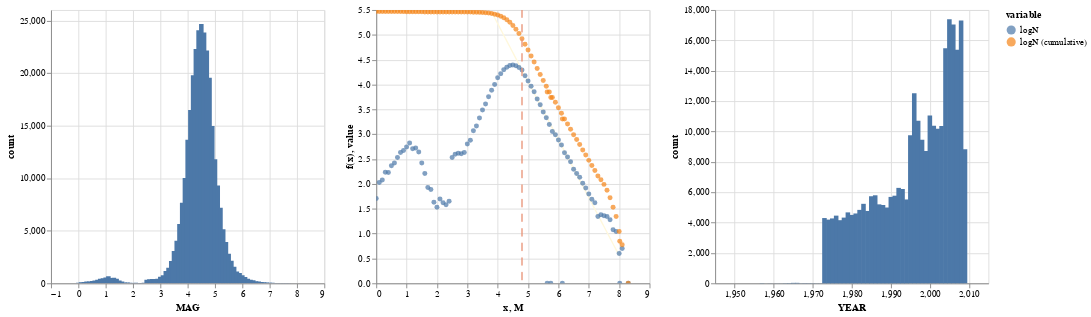

This figure's notebook cell:
### Code cell
hist_MN | GR_line + (GR_chart+rule) | hist_NY

### Figure 1 — Vega-Lite specification as saved in the notebook (floating-point values rounded to 4 significant figures; data arrays with more than 128 entries replaced by an {"elided": "..."} marker saying what was removed)
{"usermeta": {"embedOptions": {"theme": "dark"}}, "config": {"view": {"continuousWidth": 300, "continuousHeight": 300}}, "hconcat": [{"data": {"name": "data-32fe0dcd6aaa66e63adf9240b1e12165"}, "mark": {"type": "bar"}, "encoding": {"x": {"field": "MAG", "type": "quantitative"}, "y": {"field": "count", "type": "quantitative"}}, "name": "view_4"}, {"layer": [{"data": {"name": "data-9573f238f9dcb9218062b47f23acd404"}, "mark": {"type": "line", "color": "cornsilk", "strokeWidth": 1.5}, "encoding": {"x": {"field": "x", "type": "quantitative"}, "y": {"field": "f(x)", "type": "quantitative"}}}, {"layer": [{"data": {"name": "data-17e4c963fc43bab86a7af4220c8dbe5c"}, "mark": {"type": "point", "filled": true}, "encoding": {"color": {"field": "variable", "type": "nominal"}, "x": {"field": "M", "scale": {"domain": [0, 9]}, "type": "quantitative"}, "y": {"field": "value", "type": "quantitative"}}, "name": "view_3"}, {"data": {"name": "data-3cf48a44467824b65f588182b71f8d8e"}, "mark": {"type": "rule", "color": "darksalmon", "strokeCap": "round", "strokeDash": [8, 8], "strokeWidth": 1.5}, "encoding": {"x": {"field": "M", "type": "quantitative"}}}]}]}, {"data": {"name": "data-ab6bfabbe5b80e87f26665d43ba62953"}, "mark": {"type": "bar"}, "encoding": {"x": {"field": "YEAR", "type": "quantitative"}, "y": {"field": "count", "type": "quantitative"}}}], "params": [{"name": "param_3", "select": {"type": "interval", "encodings": ["x", "y"]}, "bind": "scales", "views": ["view_4"]}, {"name": "param_4", "select": {"type": "interval", "encodings": ["x", "y"]}, "bind": "scales", "views": ["view_3"]}], "$schema": "https://vega.github.io/schema/vega-lite/v5.20.1.json", "datasets": {"data-32fe0dcd6aaa66e63adf9240b1e12165": [{"MAG": 4.5, "count": 24673}, {"MAG": 4.4, "count": 24071}, {"MAG": 4.6, "count": 23862}, {"MAG": 4.3, "count": 22302}, {"MAG": 4.7, "count": 22155}, {"MAG": 4.2, "count": 19788}, {"MAG": 4.8, "count": 19559}, {"MAG": 4.1, "count": 16488}, {"MAG": 4.9, "count": 14976}, {"MAG": 4.0, "count": 13647}, {"MAG": 5.0, "count": 11810}, {"MAG": 3.9, "count": 10012}, {"MAG": 5.1, "count": 9297}, {"MAG": 3.8, "count": 7656}, {"MAG": 5.2, "count": 7179}, {"MAG": 3.7, "count": 5653}, {"MAG": 5.3, "count": 5137}, {"MAG": 3.6, "count": 4059}, {"MAG": 5.4, "count": 3934}, {"MAG": 3.5, "count": 3083}, {"MAG": 5.5, "count": 2818}, {"MAG": 5.6, "count": 2139}, {"MAG": 3.4, "count": 2118}, {"MAG": 5.7, "count": 1575}, {"MAG": 3.3, "count": 1471}, {"MAG": 3.2, "count": 1179}, {"MAG": 5.8, "count": 1135}, {"MAG": 5.9, "count": 974}, {"MAG": 6.0, "count": 767}, {"MAG": 3.1, "count": 761}, {"MAG": 1.1, "count": 664}, {"MAG": 3.0, "count": 637}, {"MAG": 6.1, "count": 606}, {"MAG": 1.0, "count": 552}, {"MAG": 1.3, "count": 530}, {"MAG": 1.2, "count": 513}, {"MAG": 0.9, "count": 473}, {"MAG": 1.4, "count": 441}, {"MAG": 2.9, "count": 429}, {"MAG": 0.8, "count": 427}, {"MAG": 6.2, "count": 424}, {"MAG": 2.7, "count": 416}, {"MAG": 2.8, "count": 404}, {"MAG": 2.6, "count": 395}, {"MAG": 6.3, "count": 350}, {"MAG": 2.5, "count": 342}, {"MAG": 0.7, "count": 341}, {"MAG": 6.4, "count": 281}, {"MAG": 0.6, "count": 264}, {"MAG": 1.5, "count": 263}, {"MAG": 0.5, "count": 232}, {"MAG": 6.5, "count": 198}, {"MAG": 0.3, "count": 172}, {"MAG": 0.4, "count": 169}, {"MAG": 6.6, "count": 163}, {"MAG": 1.6, "count": 162}, {"MAG": 6.7, "count": 136}, {"MAG": 0.2, "count": 120}, {"MAG": 0.1, "count": 107}, {"MAG": 6.8, "count": 103}, {"MAG": 1.7, "count": 85}, {"MAG": 6.9, "count": 83}, {"MAG": 1.8, "count": 77}, {"MAG": 7.0, "count": 63}, {"MAG": 0.0, "count": 51}, {"MAG": 2.1, "count": 50}, {"MAG": 7.1, "count": 49}, {"MAG": 2.4, "count": 45}, {"MAG": 1.9, "count": 43}, {"MAG": 2.2, "count": 42}, {"MAG": 7.2, "count": 42}, {"MAG": 2.3, "count": 38}, {"MAG": 2.0, "count": 34}, {"MAG": 7.4, "count": 24}, {"MAG": 7.5, "count": 23}, {"MAG": 7.6, "count": 22}, {"MAG": 7.3, "count": 22}, {"MAG": 7.7, "count": 19}, {"MAG": 7.8, "count": 12}, {"MAG": 7.9, "count": 11}, {"MAG": 8.1, "count": 5}, {"MAG": 8.0, "count": 4}, {"MAG": 6.13, "count": 1}, {"MAG": 5.63, "count": 1}, {"MAG": 5.75, "count": 1}, {"MAG": 8.02, "count": 1}, {"MAG": 8.3, "count": 1}], "data-9573f238f9dcb9218062b47f23acd404": [{"x": 3.8, "f(x)": 5.458}, {"x": 3.842, "f(x)": 5.408}, {"x": 3.885, "f(x)": 5.359}, {"x": 3.927, "f(x)": 5.309}, {"x": 3.97, "f(x)": 5.26}, {"x": 4.012, "f(x)": 5.21}, {"x": 4.055, "f(x)": 5.161}, {"x": 4.097, "f(x)": 5.111}, {"x": 4.139, "f(x)": 5.062}, {"x": 4.182, "f(x)": 5.012}, {"x": 4.224, "f(x)": 4.963}, {"x": 4.267, "f(x)": 4.913}, {"x": 4.309, "f(x)": 4.864}, {"x": 4.352, "f(x)": 4.814}, {"x": 4.394, "f(x)": 4.765}, {"x": 4.436, "f(x)": 4.715}, {"x": 4.479, "f(x)": 4.666}, {"x": 4.521, "f(x)": 4.617}, {"x": 4.564, "f(x)": 4.567}, {"x": 4.606, "f(x)": 4.518}, {"x": 4.648, "f(x)": 4.468}, {"x": 4.691, "f(x)": 4.419}, {"x": 4.733, "f(x)": 4.369}, {"x": 4.776, "f(x)": 4.32}, {"x": 4.818, "f(x)": 4.27}, {"x": 4.861, "f(x)": 4.221}, {"x": 4.903, "f(x)": 4.171}, {"x": 4.945, "f(x)": 4.122}, {"x": 4.988, "f(x)": 4.072}, {"x": 5.03, "f(x)": 4.023}, {"x": 5.073, "f(x)": 3.973}, {"x": 5.115, "f(x)": 3.924}, {"x": 5.158, "f(x)": 3.874}, {"x": 5.2, "f(x)": 3.825}, {"x": 5.242, "f(x)": 3.775}, {"x": 5.285, "f(x)": 3.726}, {"x": 5.327, "f(x)": 3.676}, {"x": 5.37, "f(x)": 3.627}, {"x": 5.412, "f(x)": 3.577}, {"x": 5.455, "f(x)": 3.528}, {"x": 5.497, "f(x)": 3.478}, {"x": 5.539, "f(x)": 3.429}, {"x": 5.582, "f(x)": 3.379}, {"x": 5.624, "f(x)": 3.33}, {"x": 5.667, "f(x)": 3.28}, {"x": 5.709, "f(x)": 3.231}, {"x": 5.752, "f(x)": 3.182}, {"x": 5.794, "f(x)": 3.132}, {"x": 5.836, "f(x)": 3.083}, {"x": 5.879, "f(x)": 3.033}, {"x": 5.921, "f(x)": 2.984}, {"x": 5.964, "f(x)": 2.934}, {"x": 6.006, "f(x)": 2.885}, {"x": 6.048, "f(x)": 2.835}, {"x": 6.091, "f(x)": 2.786}, {"x": 6.133, "f(x)": 2.736}, {"x": 6.176, "f(x)": 2.687}, {"x": 6.218, "f(x)": 2.637}, {"x": 6.261, "f(x)": 2.588}, {"x": 6.303, "f(x)": 2.538}, {"x": 6.345, "f(x)": 2.489}, {"x": 6.388, "f(x)": 2.439}, {"x": 6.43, "f(x)": 2.39}, {"x": 6.473, "f(x)": 2.34}, {"x": 6.515, "f(x)": 2.291}, {"x": 6.558, "f(x)": 2.241}, {"x": 6.6, "f(x)": 2.192}, {"x": 6.642, "f(x)": 2.142}, {"x": 6.685, "f(x)": 2.093}, {"x": 6.727, "f(x)": 2.043}, {"x": 6.77, "f(x)": 1.994}, {"x": 6.812, "f(x)": 1.944}, {"x": 6.855, "f(x)": 1.895}, {"x": 6.897, "f(x)": 1.846}, {"x": 6.939, "f(x)": 1.796}, {"x": 6.982, "f(x)": 1.747}, {"x": 7.024, "f(x)": 1.697}, {"x": 7.067, "f(x)": 1.648}, {"x": 7.109, "f(x)": 1.598}, {"x": 7.152, "f(x)": 1.549}, {"x": 7.194, "f(x)": 1.499}, {"x": 7.236, "f(x)": 1.45}, {"x": 7.279, "f(x)": 1.4}, {"x": 7.321, "f(x)": 1.351}, {"x": 7.364, "f(x)": 1.301}, {"x": 7.406, "f(x)": 1.252}, {"x": 7.448, "f(x)": 1.202}, {"x": 7.491, "f(x)": 1.153}, {"x": 7.533, "f(x)": 1.103}, {"x": 7.576, "f(x)": 1.054}, {"x": 7.618, "f(x)": 1.004}, {"x": 7.661, "f(x)": 0.9548}, {"x": 7.703, "f(x)": 0.9054}, {"x": 7.745, "f(x)": 0.8559}, {"x": 7.788, "f(x)": 0.8064}, {"x": 7.83, "f(x)": 0.7569}, {"x": 7.873, "f(x)": 0.7074}, {"x": 7.915, "f(x)": 0.6579}, {"x": 7.958, "f(x)": 0.6085}, {"x": 8.0, "f(x)": 0.559}], "data-17e4c963fc43bab86a7af4220c8dbe5c": {"elided": "174 records"}, "data-3cf48a44467824b65f588182b71f8d8e": [{"M": 4.8}], "data-ab6bfabbe5b80e87f26665d43ba62953": [{"YEAR": 2005, "count": 17396}, {"YEAR": 2008, "count": 17306}, {"YEAR": 2006, "count": 17046}, {"YEAR": 2004, "count": 15474}, {"YEAR": 2007, "count": 15380}, {"YEAR": 1996, "count": 12524}, {"YEAR": 2000, "count": 11053}, {"YEAR": 1997, "count": 10703}, {"YEAR": 2001, "count": 10370}, {"YEAR": 2003, "count": 10369}, {"YEAR": 2002, "count": 10175}, {"YEAR": 1995, "count": 9753}, {"YEAR": 1998, "count": 9463}, {"YEAR": 2009, "count": 8829}, {"YEAR": 1999, "count": 8723}, {"YEAR": 1992, "count": 6286}, {"YEAR": 1993, "count": 6211}, {"YEAR": 1986, "count": 5798}, {"YEAR": 1991, "count": 5772}, {"YEAR": 1985, "count": 5735}, {"YEAR": 1990, "count": 5691}, {"YEAR": 1994, "count": 5523}, {"YEAR": 1983, "count": 5236}, {"YEAR": 1987, "count": 5201}, {"YEAR": 1988, "count": 5158}, {"YEAR": 1989, "count": 4993}, {"YEAR": 1982, "count": 4837}, {"YEAR": 1984, "count": 4766}, {"YEAR": 1979, "count": 4672}, {"YEAR": 1981, "count": 4600}, {"YEAR": 1980, "count": 4506}, {"YEAR": 1976, "count": 4458}, {"YEAR": 1978, "count": 4328}, {"YEAR": 1973, "count": 4299}, {"YEAR": 1975, "count": 4274}, {"YEAR": 1974, "count": 4196}, {"YEAR": 1977, "count": 4158}, {"YEAR": 1966, "count": 31}, {"YEAR": 1965, "count": 30}, {"YEAR": 1964, "count": 16}, {"YEAR": 1968, "count": 13}, {"YEAR": 1957, "count": 12}, {"YEAR": 1969, "count": 11}, {"YEAR": 1963, "count": 11}, {"YEAR": 1970, "count": 10}, {"YEAR": 1967, "count": 9}, {"YEAR": 1971, "count": 7}, {"YEAR": 1959, "count": 6}, {"YEAR": 1972, "count": 6}, {"YEAR": 1961, "count": 5}, {"YEAR": 1962, "count": 4}, {"YEAR": 1960, "count": 3}, {"YEAR": 1953, "count": 2}, {"YEAR": 1956, "count": 1}, {"YEAR": 1958, "count": 1}, {"YEAR": 1950, "count": 1}]}}
